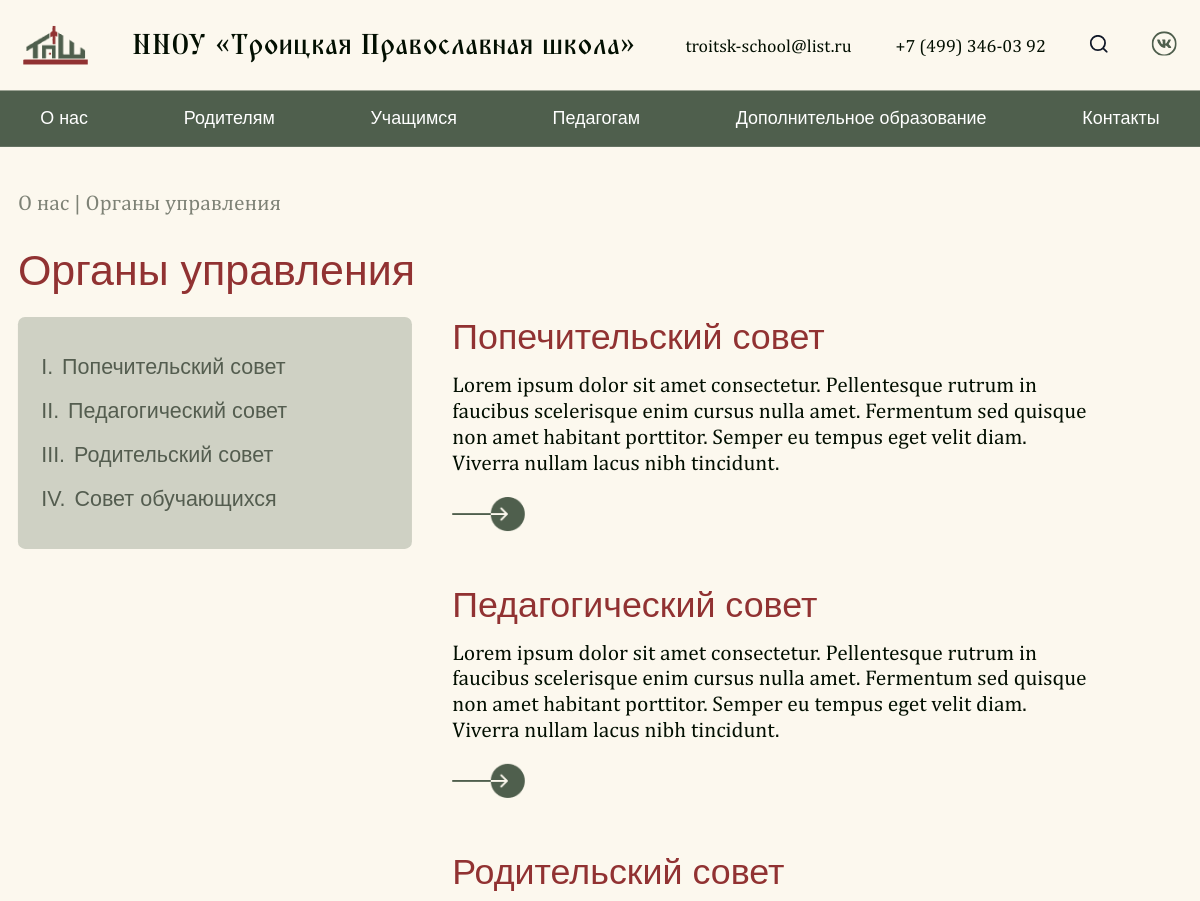
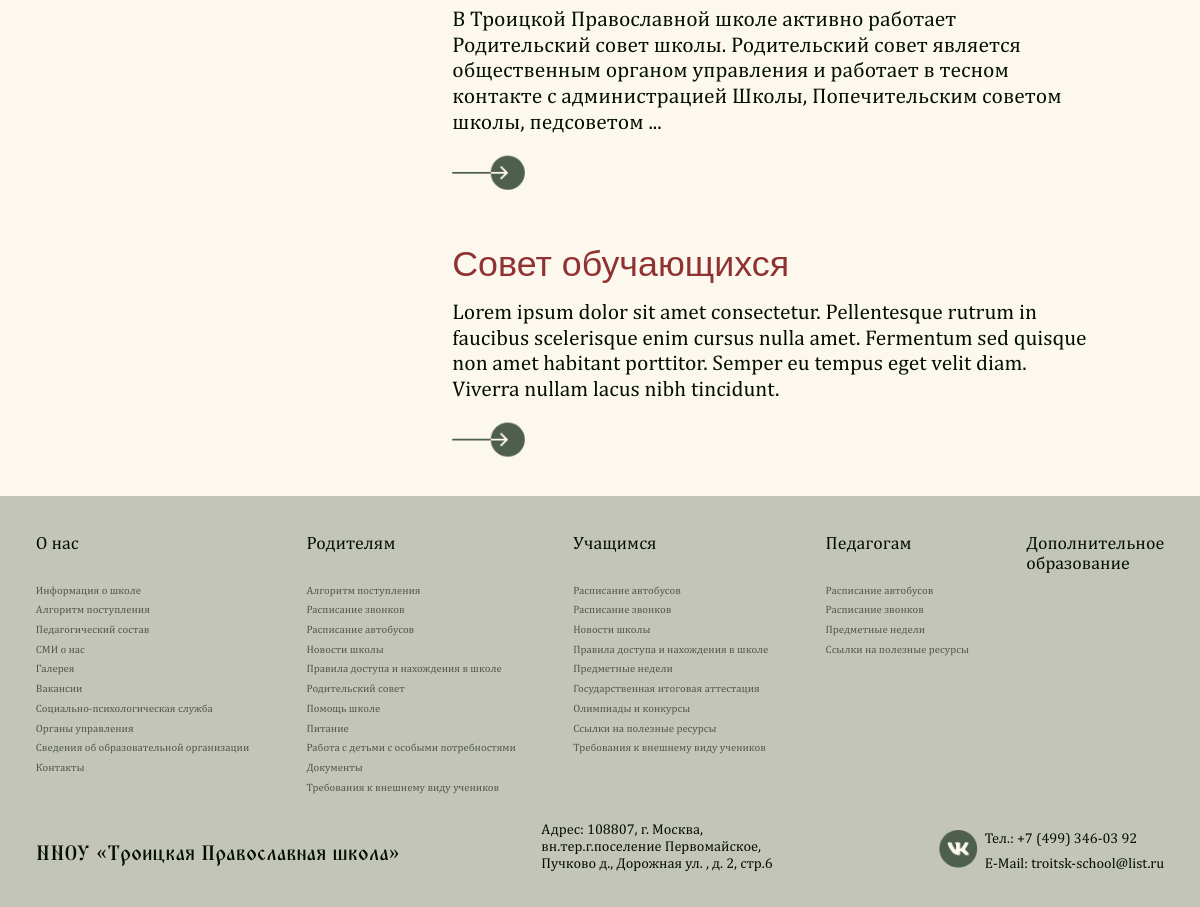
Screenshot of /administrative-control/ with the database file from the repository (2 pictures, top to bottom).
### pages/models.py (models this page shows, shortened)
class Contact(SingletonModel):
  email = models.CharField("Электронная почта", max_length=100)
  phone = models.CharField("Телефон", max_length=100)
  address = models.CharField("Адрес", max_length=100)
  vk_link = models.CharField("Ссылка на VK", max_length=100)
  class Meta:
    verbose_name = "Контакты"
    verbose_name_plural = "Контакты"

class AdministrativeControl(models.Model):
  title = models.CharField("Заголовок", max_length=200)
  description = models.TextField("Описание", max_length=12000)
  def get_short_description(self):
    return self.description[:227] + "..." if len(self.description) > 229 else self.description
  def get_roman_id(self):
    return int_to_roman(self.id)
  class Meta:
    verbose_name = "Орган управления"
    verbose_name_plural = "Органы управления"

class GenericPageB(models.Model):
  COLOR_CHOICES = [
    ('#913232', 'Красный'),
    ('#4F5F4D', 'Зелёный'),
  ]
  show_in_nav = models.BooleanField("Показать страницу в навигации?", default=False)
  category = models.ForeignKey(GenericPageCategory, verbose_name="Категория", on_delete=models.CASCADE, related_name="pages_b", null=True, blank=True)
  path = models.CharField("Путь к странице", max_length=800, null=True, blank=True)
  page_title = models.CharField("Название страницы", max_length=2000)
  description = models.TextField("Описание", max_length=20000)
  title_color = models.CharField("Цвет заголовка", max_length=7, choices=COLOR_CHOICES, default='#913232')
  is_navigational = models.BooleanField("Является ли страницей навигации?", default=False)
  class Meta:
    verbose_name = "Страница типа 'Б'"
    verbose_name_plural = "Страницы типа 'Б'"

### pages/views.py (the view)
# urls.py: path('administrative-control/', administrative_control_page, name="page_administrative_control"),
def administrative_control_page(request):
  main_page_info = MainPage.objects.all()[0]
  contacts = Contact.objects.all()[0]
  administrative_controls = AdministrativeControl.objects.all()
  page_for_nav_a = GenericPageA.objects.all().filter(show_in_nav=True)
  page_for_nav_b = GenericPageB.objects.all().filter(show_in_nav=True)
  context = {
      'main_page_info': main_page_info,
      'administrative_controls': administrative_controls,
      'contacts': contacts,
      'page_for_nav_a': page_for_nav_a,
      'page_for_nav_b': page_for_nav_b,
  }
  return render(request, 'administrative_control.html', context)

### pages/utils.py (called while the page is built)
def int_to_roman(num):
    val = [
        1000, 900, 500, 400,
        100, 90,  50, 40,
        10, 9,   5, 4, 1
    ]
    syms = [
        "M", "CM", "D", "CD",
        "C", "XC", "L", "XL",
        "X", "IX", "V", "IV", "I"
    ]
    roman = ""
    for i in range(len(val)):
        count = num // val[i]
        roman += syms[i] * count
        num %= val[i]
    return roman

### pages/templates/administrative_control.html (shortened to what this page needs)
{% extends 'generics/base.html' %}
{% load static %}
{% block content %}
<div class="administrative">
  <div class="container">
    <h2 class="generic-subtitle">
      <a href="{% url 'page_type_b' 9 %}" class="generic-breadcrumb generic-subtitle">О нас</a> |  Органы управления
    </h2>
    <h1 class="generic-title">
      Органы управления
    </h1>
    <div class="administrative-content">
      <div class="administrative-names">
        {% for control in administrative_controls %}
        <a href="{% url 'page_administrative_control_detail' control.id %}" class="administrative-name">
          <span>{{ control.get_roman_id }}.</span>
          <span>{{ control.title }}</span>
        </a>
        {% endfor %}
      </div>
      <div class="administrative-list">
        {% for control in administrative_controls %}
        <div class="administrative-item">
          <h3 class="administrative-item-title">{{ control.title }}</h3>
          <p class="administrative-item-description">{{ control.get_short_description|linebreaksbr }}</p>
          <a href="{% url 'page_administrative_control_detail' control.id %}" class="administrative-link">
            <img src="{% static 'assets/link_arrow.png' %}" alt="Иконка перехода по ссылке">
          </a>
        </div>
        {% endfor %}
      </div>
    </div>
  </div>
</div>
{% endblock %}

### pages/templates/generics/_header.html (shortened to what this page needs)
{% load static %}
<header class="header">
    <div class="container">
        <div class="header-block">
            <a href="{% url 'page_main' %}" class="header-box">
                <img src="{% static 'assets/Layer_Logo.png' %}" alt="">
                <h1 class="header-title">ННОУ «Троицкая Православная школа»</h1>
            </a>
            <div class="header-nav">
                <ul class="nav-list">
                    <li><a href="mailto:{{ contacts.email }}" class="nav-link">{{ contacts.email }}</a></li>
                    <li><a href="tel:{{ contacts.phone }}" class="nav-link">{{ contacts.phone }}</a></li>
                    <li><a href="#" class="nav-link">
                    </a></li>
                    <li><a href="{{ contacts.vk_link }}" class="nav-link">
                    </a></li>
                </ul>
            </div>
        </div>
    </div>
</header>
<nav class="navbar">
    <ul class="container menu">
        <li class="menu-item has-submenu">
            <a href="{% url 'page_type_b' 9 %}">О нас</a>
        </li>
        <li class="menu-item has-submenu">
            <a href="{% url 'page_type_b' 10 %}">Родителям</a>
        </li>
        <li class="menu-item has-submenu">
            <a href="{% url 'page_type_b' 11 %}">Учащимся</a>
        </li>
        <li class="menu-item has-submenu">
            <a href="{% url 'page_type_b' 12 %}">Педагогам</a>
        </li>
        <li class="menu-item"><a href="{% url 'page_additional_education' %}">Дополнительное образование</a></li>
        <li class="menu-item"><a href="{% url 'page_contacts' %}">Контакты</a></li>
    </ul>
    </nav>

### pages/templates/generics/_footer.html (shortened to what this page needs)
{% load static %}
<footer class="footer">
  <div class="container">
    <div class="footer-colums">
      <div class="footer__columns">
        <p><a style="font-weight: 500;" href="{% url 'page_type_b' 9 %}">О нас</a></p>
        <p><a class="footer__text" href="{% url 'page_school_information_main' %}">Информация о школе</a></p>
        <p><a class="footer__text" href="{% url 'page_append' %}">Алгоритм поступления</a></p>
        <p><a class="footer__text" href="{% url 'page_teachers' %}">Педагогический состав</a></p>
        <p><a class="footer__text" href="{% url 'page_news' %}">СМИ о нас</a></p>
        <p><a class="footer__text" href="{% url 'page_gallery' %}">Галерея</a></p>
        <p><a class="footer__text" href="{% url 'page_vacancy' %}">Вакансии</a></p>
        <p><a class="footer__text" href="{% url 'page_social_psychology' %}">Социально-психологическая служба</a></p>
        <p><a class="footer__text" href="{% url 'page_administrative_control' %}">Органы управления</a></p>
        <p><a class="footer__text" href="{% url 'page_additional_organization' %}">Сведения об образовательной организации</a></p>
        <p><a class="footer__text" href="{% url 'page_contacts' %}">Контакты</a></p>
      </div>
      <div class="footer__columns">
        <p><a style="font-weight: 500;" href="{% url 'page_type_b' 10 %}">Родителям</a></p>
        <p><a class="footer__text" href="{% url 'page_append' %}">Алгоритм поступления</a></p>
        <p><a class="footer__text" href="{% url 'page_schedule' %}">Расписание звонков</a></p>
        <p><a class="footer__text" href="{% url 'page_schedule_bus' %}">Расписание автобусов</a></p>
        <p><a class="footer__text" href="{% url 'page_news' %}">Новости школы</a></p>
        <p><a class="footer__text" href="{% url 'page_type_b' 6 %}">Правила доступа и нахождения в школе</a></p>
        <p><a class="footer__text" href="{% url 'page_administrative_control_detail' 3 %}">Родительский совет</a></p>
        <p><a class="footer__text" href="{% url 'page_school_information_detail' 3 %}">Помощь школе</a></p>
        <p><a class="footer__text" href="{% url 'page_cuisine' %}">Питание</a></p>
        <p><a class="footer__text" href="#">Работа с детьми с особыми потребностями</a></p>
        <p><a class="footer__text" href="#">Документы</a></p>
        {% for page in page_for_nav_b %}
        {% if page.category.name == 'Родителям' %}
        <p><a class="footer__text" href="{% url 'page_type_b' page.id %}">{{ page.page_title }}</a></p>
        {% endif %}
        {% endfor %}
      </div>
      <div class="footer__columns">
        <p><a style="font-weight: 500;" href="{% url 'page_type_b' 11 %}">Учащимся</a></p>
        <p><a class="footer__text" href="{% url 'page_schedule_bus' %}">Расписание автобусов</a></p>
        <p><a class="footer__text" href="{% url 'page_schedule' %}">Расписание звонков</a></p>
        <p><a class="footer__text" href="{% url 'page_news' %}">Новости школы</a></p>
        <p><a class="footer__text" href="{% url 'page_type_b' 3 %}">Правила доступа и нахождения в школе</a></p>
        <p><a class="footer__text" href="{% url 'page_subjects' %}">Предметные недели</a></p>
        <p><a class="footer__text" href="{% url 'page_attestation' %}">Государственная итоговая аттестация</a></p>
        <p><a class="footer__text" href="{% url 'page_type_b' 1 %}">Олимпиады и конкурсы</a></p>
        <p><a class="footer__text" href="{% url 'page_type_b' 2 %}">Ссылки на полезные ресурсы</a></p>
        {% for page in page_for_nav_b %}
        {% if page.category.name == 'Учащимся' %}
        <p><a class="footer__text" href="{% url 'page_type_b' page.id %}">{{ page.page_title }}</a></p>
        {% endif %}
        {% endfor %}
      </div>
      <div class="footer__columns">
        <p><a style="font-weight: 500;" href="{% url 'page_type_b' 12 %}">Педагогам</a></p>
        <p><a class="footer__text" href="{% url 'page_schedule_bus' %}">Расписание автобусов</a></p>
        <p><a class="footer__text" href="{% url 'page_schedule' %}">Расписание звонков</a></p>
        <p><a class="footer__text" href="{% url 'page_subjects' %}">Предметные недели</a></p>
        <p><a class="footer__text" href="{% url 'page_type_b' 5 %}">Ссылки на полезные ресурсы</a></p>
      </div>
      <div class="footer__columns">
        <p><a style="font-weight: 500;" href="{% url 'page_additional_education' %}">Дополнительное <br> образование</a></p>
      </div>
    </div>
    <div class="footer__bottom">
      <a class="footer__name" href="{% url 'page_main' %}">ННОУ «Троицкая Православная школа»</a>
      <p class="footer__adres" style="width: 286px;">Адрес: {{ contacts.address }}</p>
      <div class="search-btn" style="display: flex; height: 46px; gap: 7.85px">
        <a href="{{ contacts.vk_link }}"><img class="vk" src="{% static 'assets/basil_vk-solid.png' %}" style="width: 43px; height: 42px;" alt=""></a>
        <div class="footer__contact" style="display: flex; flex-direction: column; justify-content: space-between;">
          <p class="footer__number">Тел.: {{ contacts.phone }}</p>
          <p class="footer__emil">E-Mail: {{ contacts.email }}</p>
        </div>
      </div>
    </div>
  </div>
</footer>

### static/css/index.css (style rules this page uses)
* { padding: 0; margin: 0; box-sizing: border-box; list-style: none; text-decoration: none; }
html, body { margin: 0; padding: 0; background: #FCF8EE; scroll-behavior: smooth; }
@media (max-width: 1330px) { body { overflow-x: hidden; } }
.container { max-width: 1300px; margin: 0 auto; }
p, span, a, h1, h2, h3, h4, h5, h6, b { font-family: 'Playfair Display', sans-serif; }

### static/css/header.css (style rules this page uses)
.header { padding: 26px; width: 100%; background: rgb(252, 248, 238); }
.header-block { display: flex; justify-content: space-between; align-items: center; }
.header-box { display: flex; align-items: center; gap: 49px; }
.nav-list { display: flex; align-items: center; gap: 49px; }
.header-title { color: rgb(2, 15, 1); font-family: 'TriodPostnaja' , serif; font-size: 32px; font-weight: 500; line-height: 49px; text-align: left; }
.nav-link { color: rgb(2, 15, 1); font-family: 'Literata', sans-serif; font-size: 20px; font-weight: 400; letter-spacing: 0%; text-align: left; }
.navbar { background-color: #4F5F4D; }
.menu { display: flex; justify-content: space-between; list-style: none; padding: 0; margin: 0; }
.menu-item { position: relative; }
.menu-item a { display: block; padding: 20px 25px; color: white; text-decoration: none; font-size: 20px; font-size: 'Literata', sans-serif; border-radius: 12px; }

### static/css/generic.css (style rules this page uses)
.generic-subtitle { font-size: 24px; font-weight: 500; line-height: 1.2; color: #020F01; opacity: 0.5; padding-top: 48px; padding-bottom: 32px; font-family: 'Literata', sans-serif; }
.generic-title { font-size: 48px; letter-spacing: 0%; font-weight: 500; line-height: 1.2; color: #913232; font-family: 'Playfair Display', sans-serif; margin-bottom: 24px; }
.generic-breadcrumb { opacity: 1; }

### static/css/footer.css (style rules this page uses)
.footer { margin-top: 72px; background: rgb(207, 209, 196); padding: 40px 20px; font-family: 'Literata', sans-serif; }
.footer { background-color: #c2c5b7; padding: 40px; font-family: serif; font-size: 14px; color: #1f1f1f; margin-top: 40px; margin-bottom: -10px; }
.footer-colums { display: flex; justify-content: space-between; margin-bottom: 30px; position: relative; }
.footer__bottom { display: flex; justify-content: space-between; align-items: flex-end; flex-wrap: wrap; }
.footer__text { color: black; opacity: 0.6; font-family: 'Literata' , serif; font-weight: 400; }
.footer__name { color: rgb(2, 15, 1); font-family: 'TriodPostnaja', serif; font-size: 23.13px; font-weight: 500; line-height: 36px; letter-spacing: 0%; text-align: left; }
.footer__adres { color: rgb(2, 15, 1); font-family: 'Literata', serif; font-size: 16px; font-weight: 400; line-height: 19px; letter-spacing: 0%; text-align: left; }
.footer__number, .footer__emil { color: rgb(2, 15, 1); font-family: 'Literata', sans-serif; font-size: 16px; font-weight: 400; line-height: 19px; letter-spacing: 0%; text-align: left; }
.footer__columns p a { width: 50; height: 23; gap: 10px; color: rgb(2, 15, 1); font-family: 'Literata', sans-serif; font-weight: 400; letter-spacing: 0%; text-align: left; text-decoration: none; font-size: 12px; }
.footer__columns p:first-child { margin-bottom: 27px; }
.footer__columns p:first-child a { font-size: 20px; }
.footer__columns { display: flex; flex-direction: column; gap: 6px; }

### static/css/administrative-control.css (style rules this page uses)
.administrative-content { display: flex; gap: 45px; }
.administrative-names { background: #CFD1C4; padding: 42px 26px; border-radius: 8px; width: 440px; height: fit-content; display: flex; flex-direction: column; gap: 21px; }
.administrative-name { color: #020F0199; width: 100%; font-size: 24px; font-weight: 500; font-family: 'Literata', sans-serif; display: flex; gap: 10px; }
.administrative-list { width: 715px; display: flex; flex-direction: column; gap: 56px; }
.administrative-item-title { color: #913232; font-size: 40px; font-weight: 500; margin-bottom: 16px; }
.administrative-item-description { font-family: 'Literata', sans-serif; font-weight: 400; font-size: 24px; line-height: 120%; margin-bottom: 24px; color: #020F01; }
.administrative-link { width: 81px; }
.administrative-link > img { transition: all .2s; transform: translateY(0); }
.administrative-detail, .administrative-content { min-height: 60vh; }

### rows the page displays
Contact: email "troitsk-school@list.ru", phone "+7 (499) 346-03 92", address "108807, г. Москва, вн.тер.г.поселение Первомайское, Пучково д., Дорожная ул. , д. 2, стр.6"
AdministrativeControl: get_roman_id "I", title "Попечительский совет", get_short_description "Lorem ipsum dolor sit amet consectetur. Pellentesque rutrum in faucibus scelerisque enim cursus nulla amet. Fermentum sed quisque non amet habitant porttitor. Semper eu tempus eget velit diam. Viverra nullam lacus nibh tincidunt."
AdministrativeControl: get_roman_id "II", title "Педагогический совет", get_short_description "Lorem ipsum dolor sit amet consectetur. Pellentesque rutrum in faucibus scelerisque enim cursus nulla amet. Fermentum sed quisque non amet habitant porttitor. Semper eu tempus eget velit diam. Viverra nullam lacus nibh tincidunt."
AdministrativeControl: get_roman_id "III", title "Родительский совет", get_short_description "В Троицкой Православной школе активно работает Родительский совет школы. Родительский совет является общественным органом управления и работает в тесном контакте с администрацией Школы, Попечительским советом школы, педсоветом ..."
AdministrativeControl: get_roman_id "IV", title "Совет обучающихся", get_short_description "Lorem ipsum dolor sit amet consectetur. Pellentesque rutrum in faucibus scelerisque enim cursus nulla amet. Fermentum sed quisque non amet habitant porttitor. Semper eu tempus eget velit diam. Viverra nullam lacus nibh tincidunt."
GenericPageB: page_title "Требования к внешнему виду учеников"
GenericPageB: page_title "Требования к внешнему виду учеников"
